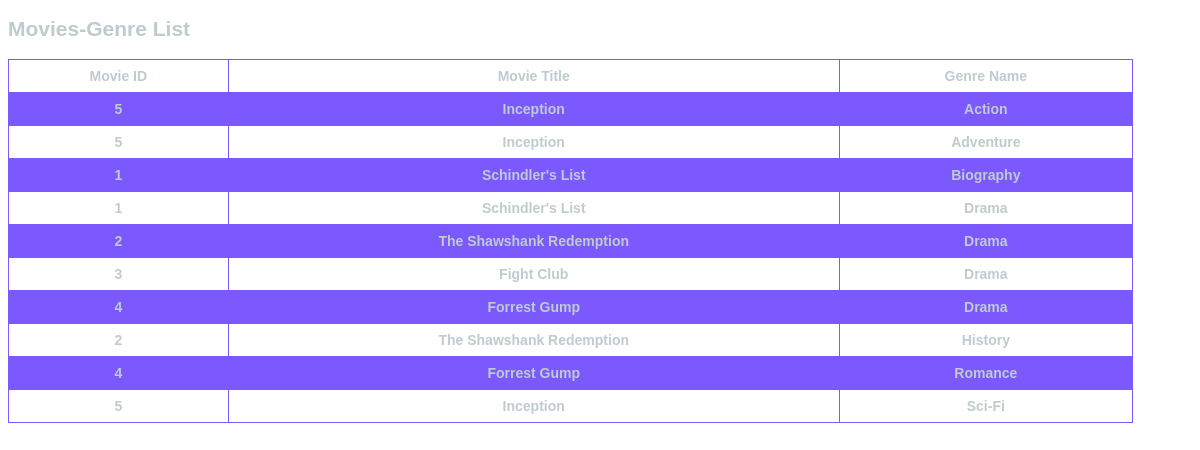
/user_panel_ispace/Movies_GenreListRelationship.php, run on the app's committed database.
### tables this page shows
CREATE TABLE `movie_genre` (
  `movie_id` int(11) NOT NULL,
  `genre_name` varchar(20) NOT NULL
);

CREATE TABLE `movies` (
  `movie_title` varchar(100) DEFAULT NULL,
  `movie_language` varchar(20) DEFAULT NULL,
  `movie_video_links` varchar(300) DEFAULT NULL,
  `movie_image` varchar(300) DEFAULT NULL,
  `movie_IMDB_ranking` float DEFAULT NULL,
  `movie_RT_rating` float DEFAULT NULL,
  `movie_id` int(11) NOT NULL,
  `movie_description` varchar(1000) DEFAULT NULL,
  `movie_duration` varchar(20) DEFAULT NULL,
  `movie_releasedate` date DEFAULT NULL
);

### user_panel_ispace/Movies_GenreListRelationship.php (the view, shortened to what this page needs)
<!DOCTYPE html>
<html>
<head>
</head>
<body>
<h2>  Movies-Genre List </h2>
<table>
<tr>  <th>Movie ID</th> <th>Movie Title</th> <th>Genre Name</th>  </tr>
<?php
    include "connect.php";
    $sqlcmd = "SELECT M.movie_id, M.movie_title, R.genre_name
        FROM movie_genre R, movies M
        WHERE R.movie_id=M.movie_id ";
    $result = mysqli_query($db, $sqlcmd);
    while($row = mysqli_fetch_assoc($result))
    {
        $id = $row['movie_id'];
        $name = $row['movie_title'];
        $genrename = $row['genre_name'];
        echo "<tr>" . "<th>".$id."</th>" ."<th>".$name."</th>" .
             "<th>".$genrename."</th>"  ."</tr>"  ;
    }
?>
</table>
</body>
</html>

### user_panel_ispace/Movies_GenreListRelationship.php (style rules this page uses)
body { font-family: 'Fira Sans', sans-serif; font-weight: 400; font-size: 14px; color: #BFCBCD; text-decoration: none; }
table { font-family: arial, sans-serif; border-collapse: collapse; border: 1px solid black; width: 95%; color: #BFCBCD; }
th,td { border: 1px solid #7B59FF; text-align: left; padding: 8px; }
th { text-align: center; }
tr:nth-child(even) { background-color: #7B59FF; }

### data on the page
movie_genre: movie.movie_id "5", movie.movie_title "Inception", genre_name "Action"
movie_genre: movie.movie_id "5", movie.movie_title "Inception", genre_name "Adventure"
movie_genre: movie.movie_id "1", movie.movie_title "Schindler's List", genre_name "Biography"
movie_genre: movie.movie_id "1", movie.movie_title "Schindler's List", genre_name "Drama"
movie_genre: movie.movie_id "2", movie.movie_title "The Shawshank Redemption", genre_name "Drama"
movie_genre: movie.movie_id "3", movie.movie_title "Fight Club", genre_name "Drama"
movie_genre: movie.movie_id "4", movie.movie_title "Forrest Gump", genre_name "Drama"
movie_genre: movie.movie_id "2", movie.movie_title "The Shawshank Redemption", genre_name "History"
movie_genre: movie.movie_id "4", movie.movie_title "Forrest Gump", genre_name "Romance"
movie_genre: movie.movie_id "5", movie.movie_title "Inception", genre_name "Sci-Fi"
